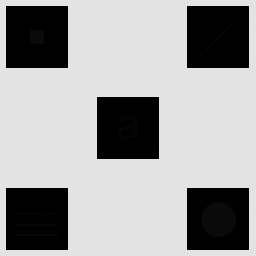
#> input picture TP1/Imagen_con_detalles_escondidos.tif, 256 x 256 px, found by its file name
$ python problema1.py
#> lines starting #> are read from the running program, lines starting #| are printed output that depends on the picture
import cv2
import matplotlib.pyplot as plt
import numpy as np
import matplotlib.pyplot as plt

# Función para la ecualización local del histograma
def local_histogram_equalization(img, window_size):
    """
    Aplica la ecualización local del histograma a una imagen utilizando una ventana de tamaño especificado.

    Args:
        img (numpy.ndarray): La imagen en escala de grises.
        window_size (int): El tamaño de la ventana para la ecualización local.

    Returns:
        numpy.ndarray: La imagen ecualizada.
    """
    # Crear una copia de la imagen para evitar modificar la original
    img = img.copy()

    # Aumentar el borde de la imagen para manejar los bordes
    pad_size = window_size // 2
    padded_img = cv2.copyMakeBorder(img, pad_size, pad_size, pad_size, pad_size, borderType=cv2.BORDER_REPLICATE)

    # Crear una imagen de salida vacía
    equalized_img = np.zeros_like(img)

    # Mover la ventana a través de la imagen
    for i in range(pad_size, padded_img.shape[0] - pad_size):
        for j in range(pad_size, padded_img.shape[1] - pad_size):
            # Extraer la región local (ventana)
            local_window = padded_img[i-pad_size:i+pad_size+1, j-pad_size:j+pad_size+1]

            # Aplicar la ecualización del histograma a la región local
            equalized_pixel = cv2.equalizeHist(local_window)[pad_size, pad_size]

            # Establecer el píxel ecualizado en la imagen de salida
            equalized_img[i-pad_size, j-pad_size] = equalized_pixel

    return equalized_img

# Cargar la imagen en escala de grises
image_path = r'Imagenes de Entrada\Imagen_con_detalles_escondidos.tif'
img = cv2.imread(image_path, cv2.IMREAD_GRAYSCALE)
#> img is the input picture: shape (256, 256); min 0, max 228, mean 160.7

# Aplicar ecualización local del histograma con diferentes tamaños de ventana
window_size_small = 15
window_size_medium = 30
window_size_large = 45

equalized_small = local_histogram_equalization(img, window_size_small)
#> after the loop in local_histogram_equalization, `for i in range(pad_size, padded_img.shape[0] - pad_size):`:
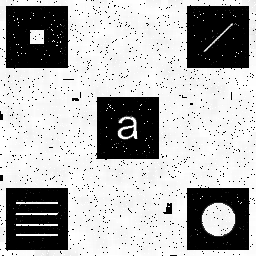
#> equalized_img: shape (256, 256); min 0, max 255, mean 177.4
equalized_medium = local_histogram_equalization(img, window_size_medium)
#> call 2 of local_histogram_equalization, with window_size = 30
#> in local_histogram_equalization (call 2), `padded_img = cv2.copyMakeBorder(img, pad_size, pad_size, pad_size, pad..`:
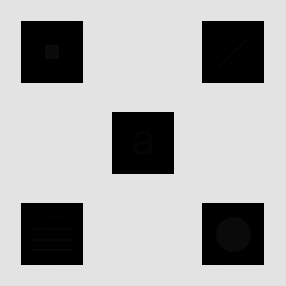
#> padded_img: shape (286, 286); min 0, max 228, mean 173.8
#> after the loop in local_histogram_equalization (call 2), `for i in range(pad_size, padded_img.shape[0] - pad_size):`:
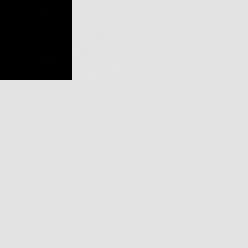
#> local_window: shape (31, 31) (shown 8 times larger); min 0, max 228, mean 205.7
equalized_large = local_histogram_equalization(img, window_size_large)
#> call 3 of local_histogram_equalization, with window_size = 45
#> in local_histogram_equalization (call 3), `padded_img = cv2.copyMakeBorder(img, pad_size, pad_size, pad_size, pad..`:
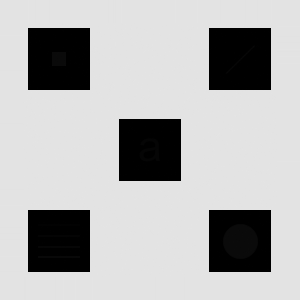
#> padded_img: shape (300, 300); min 0, max 228, mean 178.7
#> after the loop in local_histogram_equalization (call 3), `for i in range(pad_size, padded_img.shape[0] - pad_size):`:
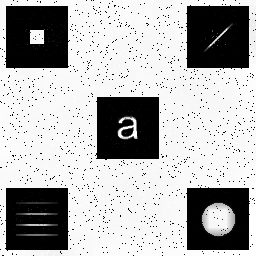
#> equalized_img: shape (256, 256); min 0, max 255, mean 176.6
#> after the loop in local_histogram_equalization (call 3), `for i in range(pad_size, padded_img.shape[0] - pad_size):`:
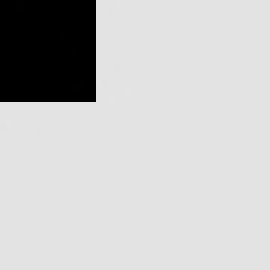
#> local_window: shape (45, 45) (shown 6 times larger); min 0, max 228, mean 196.5

# Mostrar los resultados y sus respectivos histogramas
plt.figure(figsize=(18, 10))

# Imagen original y su histograma
plt.subplot(4, 2, 1)
plt.imshow(img, cmap='gray')
plt.title('Imagen Original')
plt.axis('off')

plt.subplot(4, 2, 2)
plt.hist(img.flatten(), 256, [0, 256])
plt.title('Histograma Imagen Original')

# Ecualización local con ventana pequeña y su histograma
plt.subplot(4, 2, 3)
plt.imshow(equalized_small, cmap='gray')
plt.title(f'Ecualización Local (Ventana: {window_size_small})')
plt.axis('off')

plt.subplot(4, 2, 4)
plt.hist(equalized_small.flatten(), 256, [0, 256])
plt.title(f'Histograma Ecualización (Ventana: {window_size_small})')

# Ecualización local con ventana mediana y su histograma
plt.subplot(4, 2, 5)
plt.imshow(equalized_medium, cmap='gray')
plt.title(f'Ecualización Local (Ventana: {window_size_medium})')
plt.axis('off')

plt.subplot(4, 2, 6)
plt.hist(equalized_medium.flatten(), 256, [0, 256])
plt.title(f'Histograma Ecualización (Ventana: {window_size_medium})')

# Ecualización local con ventana grande y su histograma
plt.subplot(4, 2, 7)
plt.imshow(equalized_large, cmap='gray')
plt.title(f'Ecualización Local (Ventana: {window_size_large})')
plt.axis('off')

plt.subplot(4, 2, 8)
plt.hist(equalized_large.flatten(), 256, [0, 256])
plt.title(f'Histograma Ecualización (Ventana: {window_size_large})')

plt.tight_layout()
plt.show()
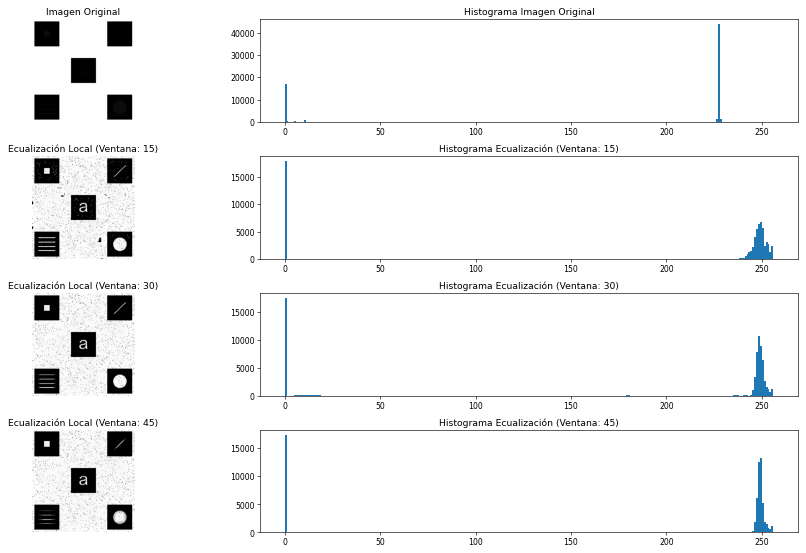
#> figure drawn by matplotlib, 8 panels; panel 2: tallest bar 43946 high, from x = 227 to 228; panel 4: tallest bar 17990 high, from x = 0 to 1; panel 6: tallest bar 17609 high, from x = 0 to 1; panel 8: tallest bar 17436 high, from x = 0 to 1
